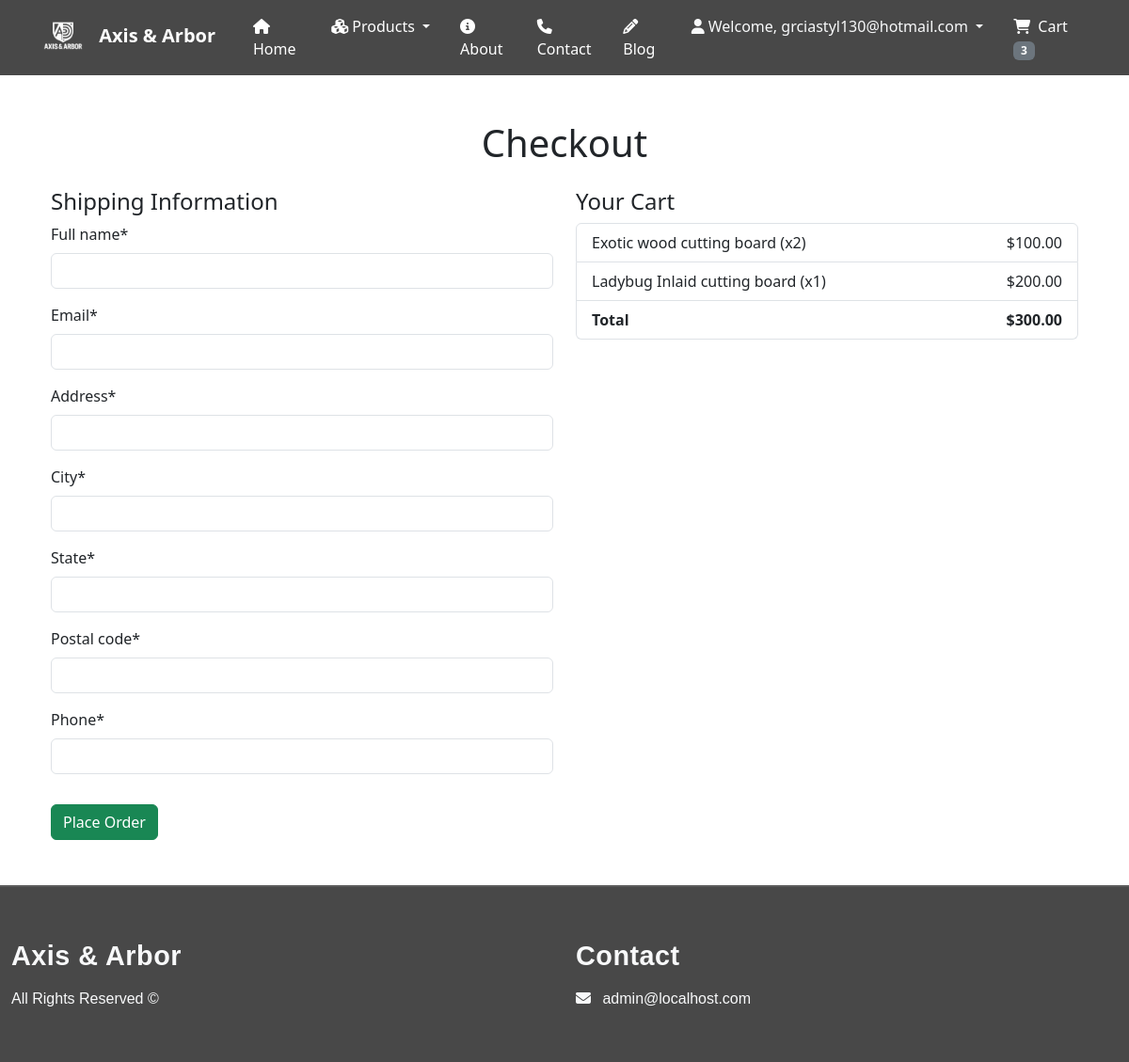
The page /cart/checkout/ (signed in) on the database as committed earlier.
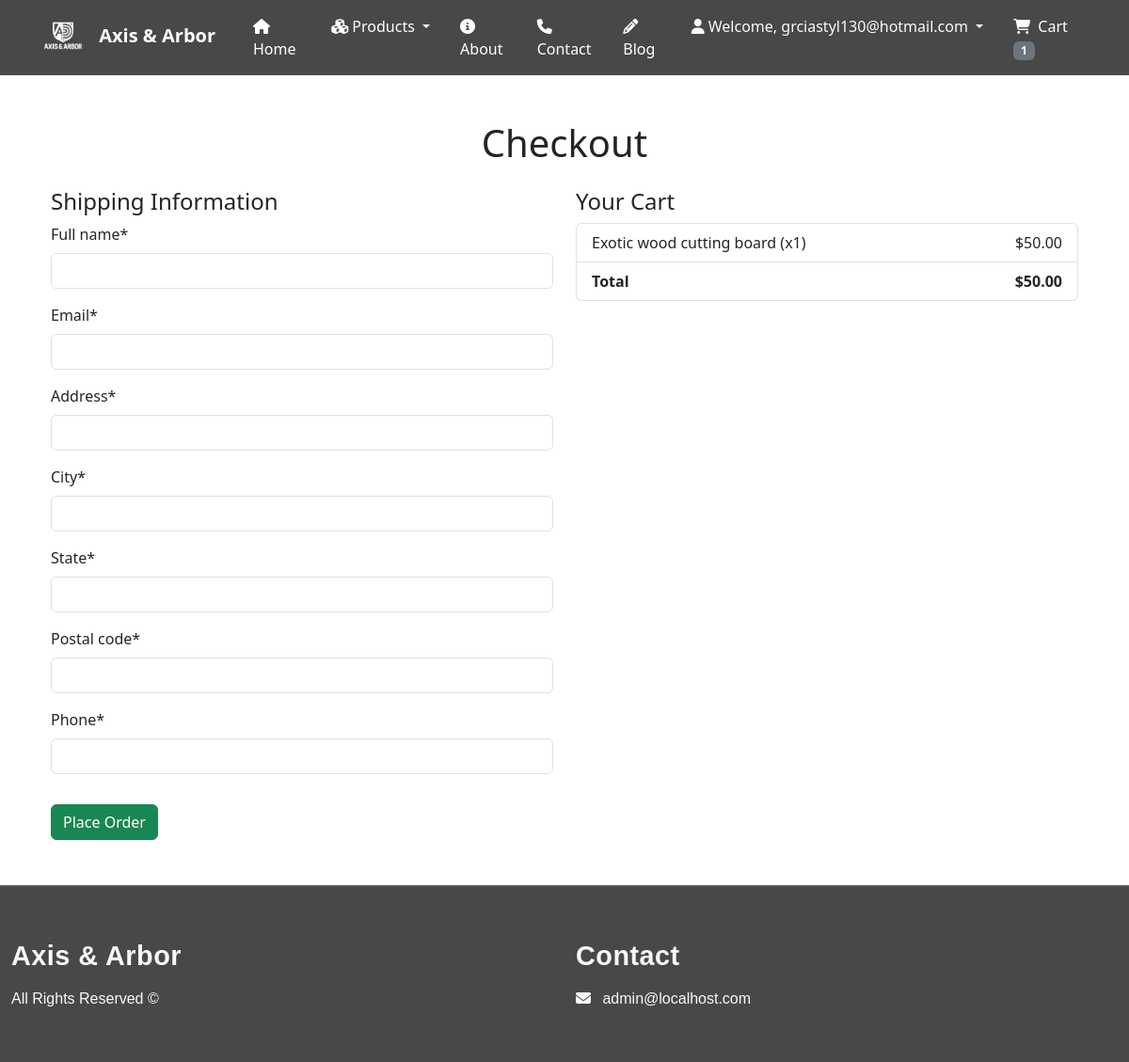
The same page on the database as committed later.
### cart/models.py (models this page shows, shortened)
class CartItem(models.Model):
    cart = models.ForeignKey(Cart, related_name='items', on_delete=models.CASCADE)
    product = models.ForeignKey(Product, on_delete=models.CASCADE)
    quantity = models.PositiveIntegerField(default=1)
    def total_price(self):
        return self.product.price * self.quantity

class Cart(models.Model):
    user = models.OneToOneField(User, on_delete=models.CASCADE)
    def total_price(self):
        return sum(item.total_price() for item in self.items.all())

### store/models.py (models this page shows, shortened)
class Product(models.Model):
    image = models.ImageField(upload_to='product_images/')
    name = models.CharField(max_length=100)
    description = models.TextField()
    price = models.DecimalField(max_digits=10, decimal_places=2)
    stock = models.IntegerField()

### cart/views.py (the view)
# urls.py: path('checkout/', views.checkout, name='checkout'),
@login_required
def checkout(request):
    cart = Cart.objects.filter(user=request.user).first()
    if not cart or not cart.items.exists():
        return redirect('cart:view_cart')
    if request.method == 'POST':
        form = CheckoutForm(request.POST)
        if form.is_valid():
            order = form.save(commit=False)
            order.user = request.user
            order.total = cart.total_price()
            order.save()
            for item in cart.items.all():
                OrderItem.objects.create(
                    order=order,
                    product_name=item.product.name,
                    quantity=item.quantity,
                    price=item.product.price,
                )
            cart.items.all().delete()
            return redirect('cart:order_success', order_id=order.id)
    else:
        form = CheckoutForm()
    return render(request, 'cart/checkout.html', {'form': form, 'cart': cart})

### cart/forms.py
class CheckoutForm(forms.ModelForm):
    class Meta:
        model = Order
        fields = ['full_name', 'email', 'address', 'city', 'state', 'postal_code', 'phone']

### cart/context_processors.py (called while the page is built)
def cart_total(request):
    total_items = 0
    if request.user.is_authenticated:
        cart, _ = Cart.objects.get_or_create(user=request.user)
        total_items = sum(item.quantity for item in cart.items.all())
    return {'cart_total_items': total_items}

### cart/templates/cart/checkout.html (shortened to what this page needs)
{% extends "base.html" %}
{% load crispy_forms_tags %}
{% block content %}
<div class="container my-5">
    <h1 class="text-center mb-4">Checkout</h1>
    <div class="row">
        <div class="col-md-6">
            <h4>Shipping Information</h4>
            <form method="POST">
                {{ form|crispy }}
                <button type="submit" class="btn btn-success mt-3">Place Order</button>
            </form>
        </div>
        <div class="col-md-6">
            <h4>Your Cart</h4>
            <ul class="list-group mb-3">
                {% for item in cart.items.all %}
                <li class="list-group-item d-flex justify-content-between align-items-center">
                    {{ item.product.name }} (x{{ item.quantity }})
                    <span>${{ item.total_price }}</span>
                </li>
                {% endfor %}
                <li class="list-group-item d-flex justify-content-between">
                    <strong>Total</strong>
                    <strong>${{ cart.total_price }}</strong>
                </li>
            </ul>
        </div>
    </div>
</div>
{% endblock %}

### templates/navbar.html (shortened to what this page needs)
{% load static %}
<link rel="stylesheet" href="{% static 'css/navbar.css' %}">
<nav class="navbar navbar-expand-lg navbar-dark ">
    <div class="container">
        <a class="navbar-brand fw-bold me-4" href="{% url 'home' %}">
            <img src="{% static 'images/white-logo.png' %}" alt="Axis & Arbor Logo" width="30" height="30"
                class="d-inline-block me-2">
            Axis & Arbor
        </a>
        <div class="collapse navbar-collapse" id="navbarCollapse">
            <ul class="navbar-nav ms-auto mb-2 mb-lg-0">
                {% with request.resolver_match.url_name|default_if_none:'' as current_url %}
                <li class="nav-item mx-2">
                    <a class="nav-link {% if current_url == 'home' or request.path == '/' %}active{% endif %}"
                        href="{% url 'home' %}">
                        <i class="fa fa-home me-1"></i>Home
                    </a>
                </li>
                <li class="nav-item dropdown mx-2">
                    <a class="nav-link dropdown-toggle {% if current_url in 'product_list cutting_boards woodworking printing' %}active{% endif %}"
                        href="{% url 'product_list' %}" id="productsDropdown" role="button" data-bs-toggle="dropdown"
                        aria-expanded="false">
                        <i class="fa fa-cubes me-1"></i>Products
                    </a>
                </li>
                <li class="nav-item mx-2">
                    <a class="nav-link {% if current_url == 'about' %}active{% endif %}" href="{% url 'about' %}">
                        <i class="fa fa-info-circle me-1"></i>About
                    </a>
                </li>
                <li class="nav-item mx-2">
                    <a class="nav-link {% if current_url == 'contact' %}active{% endif %}" href="{% url 'contact' %}">
                        <i class="fa fa-phone me-1"></i>Contact
                    </a>
                </li>
                <li class="nav-item mx-2">
                    <a class="nav-link {% if current_url == 'blog' %}active{% endif %}" href="{% url 'blog_list' %}">
                        <i class="fa fa-pencil me-1"></i>Blog
                    </a>
                </li>
                {% endwith %}
                {% if user.is_authenticated %}
                <li class="nav-item dropdown mx-2">
                    <a class="nav-link dropdown-toggle text-light" href="#" id="userDropdown" role="button"
                        data-bs-toggle="dropdown" aria-expanded="false">
                        <i class="fa fa-user me-1"></i>Welcome, {{ user.username }}
                    </a>
                </li>
                <li class="nav-item mx-2">
                    <a class="nav-link" href="{% url 'cart:view_cart' %}">
                        <i class="fa fa-shopping-cart me-1"></i>
                        Cart
                        {% if cart_total_items > 0 %}
                        <span class="badge bg-secondary">{{ cart_total_items }}</span>
                        {% endif %}
                    </a>
                </li>
                {% endif %}
            </ul>
        </div>
    </div>
</nav>

Rows that differ between the two databases and show on the page:
removed CartItem: product.name "Ladybug Inlaid cutting board", quantity "1", total_price "200.00"
changed CartItem "Exotic wood cutting board": quantity "2" → "1"; total_price "100.00" → "50.00"
changed through a linked row, Cart: total_price "300.00" → "50.00"
Other text that changed with them:
{{ cart_total_items }}: "3" → "1"
